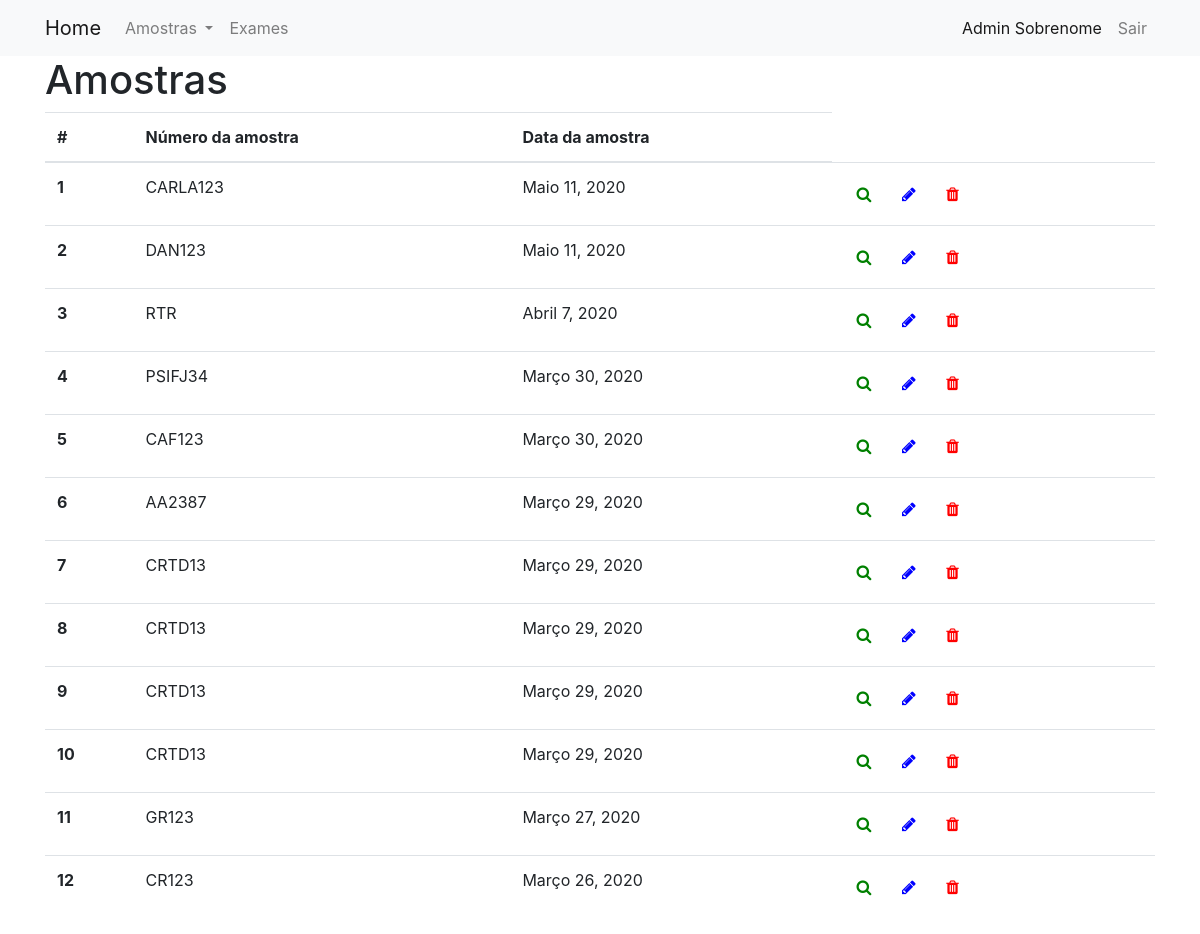
Before: /amostra/listar (signed in) with the older database file.
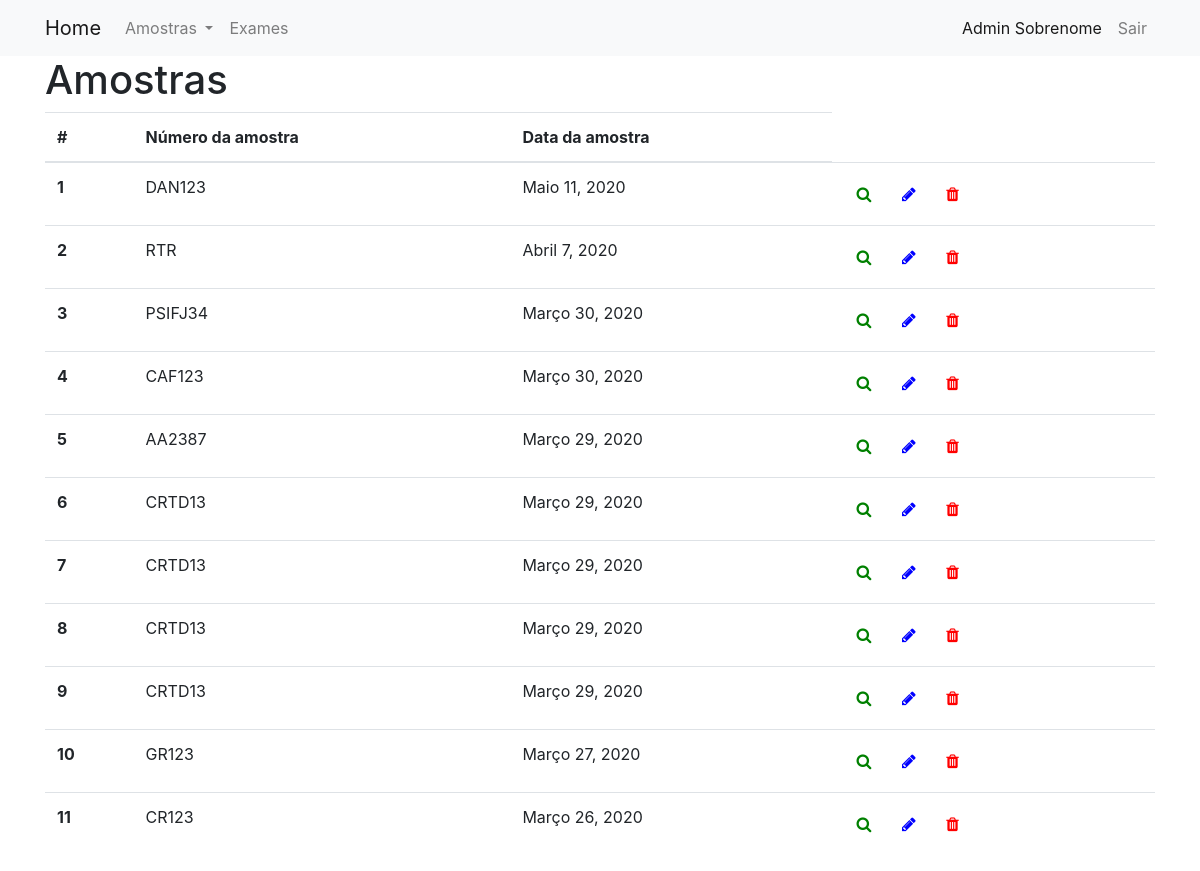
After: the same page with the newer database file.
### Amostra/models.py (models this page shows, shortened)
class Amostra(models.Model):
	identificacao = models.CharField(max_length=10)
	origem = models.CharField(max_length=200)
	local_coleta = models.CharField(max_length=200)
	data_coleta = models.DateField(default=date.today)
	tipo_amostra = models.CharField(max_length=2, choices=TIPOS_AMOSTRA, default='OU')
	especie_animal = models.CharField(max_length=2, choices=ESPECIES_ANIMAIS,default='OU')
	sexo_animal = models.CharField(max_length=1, choices=SEXO, default='I')
	class Meta:
		ordering = ['-data_coleta']

### Amostra/views.py (the view)
# urls.py: path('listar', views.listar, name='listar'),
@login_required
def listar(request):
	amostras = Amostra.objects.all()
	context = {'lista_amostras': amostras}
	return render(request, 'Amostra/listar.html', context)

### templates/Amostra/listar.html
{% extends "base.html" %}
{% block content %}
	<h1>Amostras</h1>
	{% if lista_amostras %}
        <table class="table">
          <thead >
            <th scope="col">#</th>
            <th>Número da amostra</th>
            <th>Data da amostra</th>
          </thead>
          {% for amostra in lista_amostras %}
          <tr>
             <th scope="row">{{ forloop.counter }}</th>
            <td>{{ amostra.identificacao }}</td>
            <td>{{ amostra.data_coleta }}</td>
            <td>
                <a href="{% url 'amostra:detalhes' pk=amostra.pk %}" class="btn btn-primary-outline">
                    <i class="fa fa-search" aria-hidden="true" style="color:green"></i>
                </a>
                <a href="{% url 'amostra:editar' pk=amostra.pk %}" class="btn btn-warning-outline">
                    <i class="fa fa-pencil" aria-hidden="true" style="color:blue"></i>
                </a>
                <a href="{% url 'amostra:deletar' pk=amostra.pk %}" class="btn btn-danger-outline">
                    <i class="fa fa-trash" aria-hidden="true" style="color:red"></i>
                </a>
            </td>
          </tr>
          {% endfor %}
        </table>
      {% else %}
        <p>Não há amostras cadastradas!</p>
      {% endif %}
{% endblock %}

### templates/base.html (shortened to what this page needs)
<!DOCTYPE html>
{% load static %}
<html lang="en" dir="ltr">
  <head>
    <link href="https://stackpath.bootstrapcdn.com/bootstrap/4.4.1/css/bootstrap.min.css" rel="stylesheet">
    <link rel="stylesheet" href="">
    <link href="https://stackpath.bootstrapcdn.com/font-awesome/4.7.0/css/font-awesome.min.css" rel="stylesheet">
  </head>
  <body>
    <nav class="navbar navbar-expand-lg navbar-light bg-light mynav" role="navigation" id='navbar'>
      <div class="container">
        <a class="navbar-brand bigbrand" href="{% url 'amostra:home' %}">Home</a>
        <div class="collapse navbar-collapse" id="navbarNav">
          <ul class="navbar-nav navbar-right">
            {% if user.is_authenticated %}
              <li class="nav-item dropdown">
                <a class="nav-link dropdown-toggle" href="#" id="navbarDropdownMenuLink" role="button" data-toggle="dropdown" aria-haspopup="true" aria-expanded="false">
                  Amostras
                </a>
              </li>
              <li class="nav-item"> <a class="nav-link" href="">Exames</a> </li>
            {% endif %}
          </ul>
          <ul class="navbar-nav flex-row ml-md-auto d-none d-md-flex">
            {% if user.is_authenticated %}
              <li class="nav-item active"><a class="nav-link" href="{% url 'usuario:editar' %}">{{user.first_name}} {{user.last_name}}</a></li>
              <li class="nav-item"><a class="nav-link" href="{% url 'usuario:logout' %}">Sair</a></li>
            {% else %}
              <li class="nav-item"><a class="nav-link" href="{% url 'usuario:login' %}">Login</a></li>
              <li class="nav-item"><a class="nav-link" href="{% url 'usuario:cadastrar' %}">Cadastrar</a></li>
            {% endif %}
          </ul>
        </div>
      </div>
    </nav>
    <div class="container">
      {% block content %}
      {% endblock %}
    </div>
  </body>
</html>

Changed rows visible on the page:
removed Amostra: identificacao "CARLA123", data_coleta "Maio 11, 2020"
